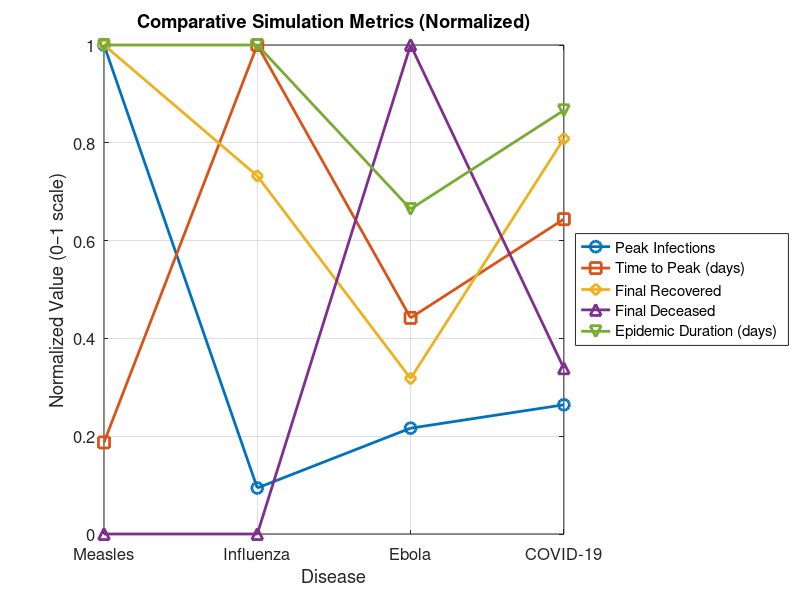

MATLAB code to generate this figure:
% MATLAB Code: Improved Spacing for Comparative Graph

% Input Data
diseases = {'Measles', 'Influenza', 'Ebola', 'COVID-19'};
xVals = [1, 2, 3, 4];  % Spaced x-values for diseases
peakInfections = [708648, 66666, 153396, 187240];
timeToPeak = [19.2, 102.5, 45.3, 66.0];
finalRecovered = [999989, 732293, 317994, 808241];
finalDeceased = [0, 0, 476992, 161648];
duration = [200, 200, 132.9, 173.3];

% Normalize values (0–1 scale)
normalize = @(x) x ./ max(x);
norm_peakInfections = normalize(peakInfections);
norm_timeToPeak = normalize(timeToPeak);
norm_finalRecovered = normalize(finalRecovered);
norm_finalDeceased = normalize(finalDeceased);
norm_duration = normalize(duration);

% Combine into matrix
metrics = [norm_peakInfections;
           norm_timeToPeak;
           norm_finalRecovered;
           norm_finalDeceased;
           norm_duration];

metricLabels = {'Peak Infections', 'Time to Peak (days)', ...
                'Final Recovered', 'Final Deceased', 'Epidemic Duration (days)'};

% Plotting
figure('Position', [100, 100, 1000, 600]);  % Wider figure for spacing
hold on;
colors = lines(size(metrics, 1));
markers = {'o', 's', 'd', '^', 'v'};

for i = 1:size(metrics, 1)
    plot(xVals, metrics(i, :), '-o', ...
         'DisplayName', metricLabels{i}, ...
         'LineWidth', 2, ...
         'Marker', markers{i}, ...
         'MarkerSize', 8, ...
         'Color', colors(i,:));
end

% Axis and Labels
xticks(xVals);
xticklabels(diseases);
xlabel('Disease', 'FontSize', 12);
ylabel('Normalized Value (0–1 scale)', 'FontSize', 12);
title('Comparative Simulation Metrics (Normalized)', 'FontSize', 14);
legend('Location', 'eastoutside', 'FontSize', 10);
grid on;
box on;
set(gca, 'FontSize', 12);

hold off;
